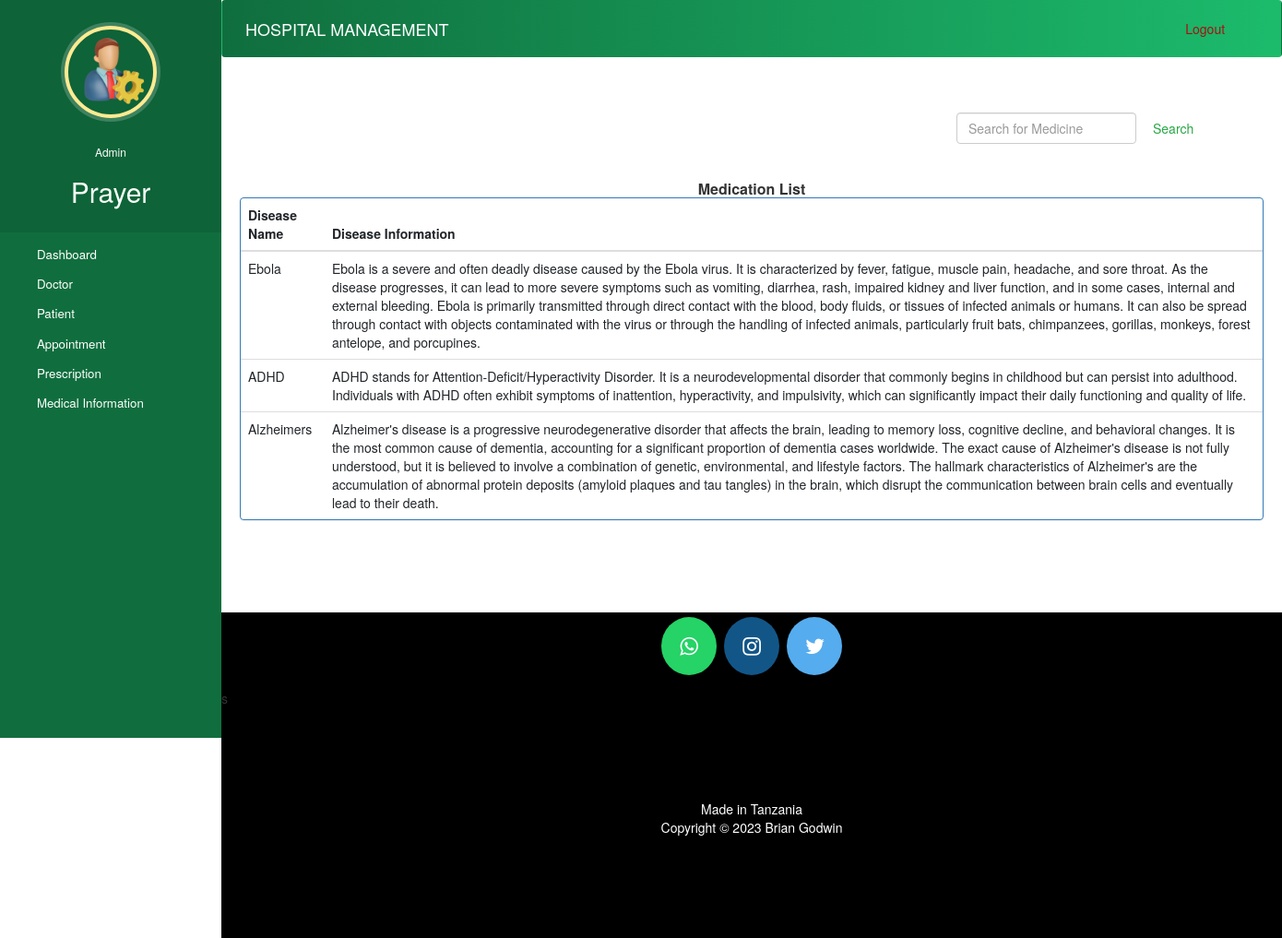
Page /reminder/admin-view-diseases (signed in) on the committed database.
### reminder/models.py (models this page shows, shortened)
class Disease(models.Model):
    name = models.CharField(max_length=25)
    description = models.TextField()

### reminder/views.py (the view)
# urls.py: path("admin-view-diseases", views.admin_view_diseases, name='admin-view-diseases'),
@login_required(login_url='hospital/adminlogin')
def admin_view_diseases(request):
    diseases = models.Disease.objects.all()
    return render(request, 'reminder/admin_view_diseases.html', {'diseases':diseases})

### templates/reminder/admin_view_diseases.html (shortened to what this page needs)
{% extends 'hospital/admin_base.html' %}
{% block content %}
{%load static%}
  <head>
    <link href="//netdna.bootstrapcdn.com/bootstrap/3.0.0/css/bootstrap.min.css" rel="stylesheet" id="bootstrap-css">
  </head>
  <div class="container">
      <form  action="/reminder/search-medicine-view" method="get" style="margin-left:70%;" class="form-inline my-2 my-lg-0">
        <input class="form-control mr-sm-2" type="search" placeholder="Search for Medicine" name="query" id="query" aria-label="Search">
        <button class="btn btn-outline-success my-2 my-sm-0" type="submit">Search</button>
      </form>
      <br><br>
    {% if diseases %}
    <div>
      <h6 class="panel-title"><strong> Medication List </strong></h6>
    </div>
    <div class="panel panel-primary">
      <table class="table table-hover" id="dev-table">
          <thead>
            <tr>
              <th>Disease Name</th>
              <th>Disease Information</th>
            </tr>
          </thead>
          {% for disease in diseases %}
          <tr>
            <td> {{ disease.name }}</td>
            <td>{{ disease.description }}</td>
          </tr>
          {% endfor %}
        </table>
    </div>
    {%else%}
    <br><br><br>
    <h4 style="text-align: center;color: red;">No Medicines found !!!</h4>
    {% endif %}
  </div>
{% endblock content %}

### templates/hospital/admin_base.html (shortened to what this page needs)
<!DOCTYPE html>
{% load static %}
<html lang="en">
<head>
  <link rel="stylesheet" href="https://stackpath.bootstrapcdn.com/bootstrap/4.3.1/css/bootstrap.min.css">
  <link rel="stylesheet" href="https://maxcdn.bootstrapcdn.com/font-awesome/4.7.0/css/font-awesome.min.css">
  <link rel="stylesheet" href="{% static '/style.css' %}">
</head>
<body>
  {% include "hospital/chatbot.html" %}
  <nav class="menu" tabindex="0">
    <header class="avatar">
      <img src="{% static "images/adminpropic.png" %}" />
      <br><br>
      <h6 style="color: white;" >Admin</h6>
      <h2 style="color: #f8fff7;" >{{request.user.first_name}}</h2>
    </header>
    <ul>
      <li tabindex="0" class="icon-dashboard"> <a style="color:white; text-decoration:none;" href="/hospital/admin-dashboard"><span>Dashboard</span></a> </li>
      <li tabindex="0" class="icon-customers"> <a style="color:white; text-decoration:none;" href="/hospital/admin-doctor"><span>Doctor</span></a></li>
      <li tabindex="0" class="icon-users"> <a style="color:white; text-decoration:none;" href="/hospital/admin-patient"><span>Patient</span></a></li>
      <li tabindex="0" class="icon-calendar"> <a style="color:white; text-decoration:none;" href="/appointment/admin-appointment"><span>Appointment</span></a></li>
      <li tabindex="0" class="icon-calendar"> <a style="color:white; text-decoration:none;" href="/reminder/admin-prescription"><span>Prescription</span></a></li>
      <li tabindex="0" class="icon-calendar"> <a style="color:white; text-decoration:none;" href="/reminder/admin-medical-information"><span>Medical Information</span></a></li>
    </ul>
  </nav>
  <main>
    <div class="bs-example">
      <nav class="navbar navbar-expand-md  navbar-dark fixed-top" style="background: -webkit-linear-gradient(left, #106e3e, #1cbb6c);">
        <a href="/hospital/admin-dashboard" class="navbar-brand">HOSPITAL MANAGEMENT</a>
        <div class="collapse navbar-collapse justify-content-between" id="navbarCollapse">
          <div class="navbar-nav" style=" margin-left: 90%;">
            <a style="color: #a61111;" href="/hospital/logout" class="nav-item nav-link">Logout</a>
          </div>
        </div>
      </nav>
    </div>
    <br><br>
    {% block content %}
    {% endblock content %}
    <br><br><br><br>
    <footer>
      <p>
        <a id="ftr" href="https://api.whatsapp.com/send?phone=255769098042&text=Hello%20bgame.%0d%0aHow%20are%20you%20%3f%0d%0aI%20came%20from%20your%20website.&source=&data=#" class="fa fa-whatsapp"></a>
        <a id="ftr" href="https://instagram.com/godwinbrian808" class="fa fa-instagram"></a>
        <a id="ftr" href="https://twitter.com/godwinbrian808" class="fa fa-twitter"></a>
      </p>s
      <br>
      <div class="container">
        <div class="row">
          <div class="col-md-12 col-sm-12">
            <div style="color:#ffffff;" class="wow fadeInUp footer-copyright">
              <p>Made in Tanzania <br>
                Copyright &copy;  2023 Brian Godwin </p>
            </div>
          </div>
        </div>
      </div>
    </footer>
  </main>
</body>
</html>

### static/style.css (style rules this page uses)
body { padding-left: 240px; }
main { position: relative; height: 100vh; }
.menu { background: #5bc995; height: 100vh; width: 240px; position: fixed; top: 0px; left: 0; z-index: 5; outline: none; }
.menu .avatar { background: rgba(0, 0, 0, 0.1); padding: 2em 0.5em; text-align: center; }
.menu .avatar img { width: 100px; border-radius: 50%; overflow: hidden; border: 4px solid #ffea92; box-shadow: 0 0 0 4px rgba(255, 255, 255, 0.2); }
.menu .avatar h2 { font-weight: normal; margin-bottom: 0; }
.menu ul { list-style: none; padding: 0.5em 0; margin: 0; }
.menu ul li { padding: 0.5em 1em 0.5em 3em; font-size: 0.95em; font-weight: regular; background-repeat: no-repeat; background-position: left 15px center; background-size: auto 20px; transition: all 0.15s linear; cursor: pointer; }
.menu ul li.icon-dashboard { background-image: url("http://www.entypo.com/images//gauge.svg"); }
.menu ul li.icon-customers { background-image: url("http://www.entypo.com/images//briefcase.svg"); }
.menu ul li.icon-users { background-image: url("http://www.entypo.com/images//users.svg"); }
.menu ul li.icon-calendar { background-image: url("http://www.entypo.com/images//calendar.svg"); }

### templates/hospital/admin_base.html (style rules this page uses)
a:link { text-decoration: none; }
a { color: white; }
footer { padding: 0px 0px 0px 0px; background-color: black; margin: 0px; }
#ftr { padding: 20px; }
.fa { font-size: 23px; width: 60px; text-align: center; text-decoration: none; margin: 5px 2px; border-radius: 50%; }
.fa-whatsapp { background: #25d366; color: white; }
.fa-twitter { background: #55ACEE; color: white; }
.fa-instagram { background: #125688; color: white; }
p { text-align: center; }
body { padding-left: 240px; }
main { position: relative; height: 100vh; }
.menu { background: #106e3e; height: 100vh; width: 240px; position: fixed; top: 0px; left: 0; z-index: 5; outline: none; }
.menu .avatar { background: rgba(0, 0, 0, 0.1); padding: 2em 0.5em; text-align: center; }
.menu .avatar img { width: 100px; border-radius: 50%; overflow: hidden; border: 4px solid #ffea92; box-shadow: 0 0 0 4px rgba(255, 255, 255, 0.2); }
.menu .avatar h2 { font-weight: normal; margin-bottom: 0; }
.menu ul { list-style: none; padding: 0.5em 0; margin: 0; }
.menu ul li { padding: 0.5em 1em 0.5em 3em; font-size: 0.95em; font-weight: regular; background-repeat: no-repeat; background-position: left 15px center; background-size: auto 20px; transition: all 0.15s linear; cursor: pointer; }
.menu ul li.icon-dashboard { background-image: url("http://www.entypo.com/images//gauge.svg"); }
.menu ul li.icon-customers { background-image: url("http://www.entypo.com/images//briefcase.svg"); }
.menu ul li.icon-users { background-image: url("http://www.entypo.com/images//users.svg"); }
.menu ul li.icon-calendar { background-image: url("http://www.entypo.com/images//calendar.svg"); }

### templates/reminder/admin_view_diseases.html (style rules this page uses)
a:link { text-decoration: none; }
h6 { text-align: center; }
.row { margin: 100px; }

### rows in the picture
Disease: name "Ebola", description "Ebola is a severe and often deadly disease caused by the Ebola virus. It is characterized by fever, fatigue, muscle pain, headache, and sore throat. As the disease progresses, it can lead to more severe symptoms such as vomiting, diarrhea, rash, impaired kidney and liver function, and in some cases, internal and external bleeding. Ebola is primarily transmitted through direct contact with the blood, body fluids, or tissues of infected animals or humans. It can also be spread through contact with objects contaminated with the virus or through the handling of infected animals, particularly fruit bats, chimpanzees, gorillas, monkeys, forest antelope, and porcupines."
Disease: name "ADHD", description "ADHD stands for Attention-Deficit/Hyperactivity Disorder. It is a neurodevelopmental disorder that commonly begins in childhood but can persist into adulthood. Individuals with ADHD often exhibit symptoms of inattention, hyperactivity, and impulsivity, which can significantly impact their daily functioning and quality of life."
Disease: name "Alzheimers", description "Alzheimer's disease is a progressive neurodegenerative disorder that affects the brain, leading to memory loss, cognitive decline, and behavioral changes. It is the most common cause of dementia, accounting for a significant proportion of dementia cases worldwide. The exact cause of Alzheimer's disease is not fully understood, but it is believed to involve a combination of genetic, environmental, and lifestyle factors. The hallmark characteristics of Alzheimer's are the accumulation of abnormal protein deposits (amyloid plaques and tau tangles) in the brain, which disrupt the communication between brain cells and eventually lead to their death."

### other values in the picture
{{ request.user.first_name }} "Prayer"
